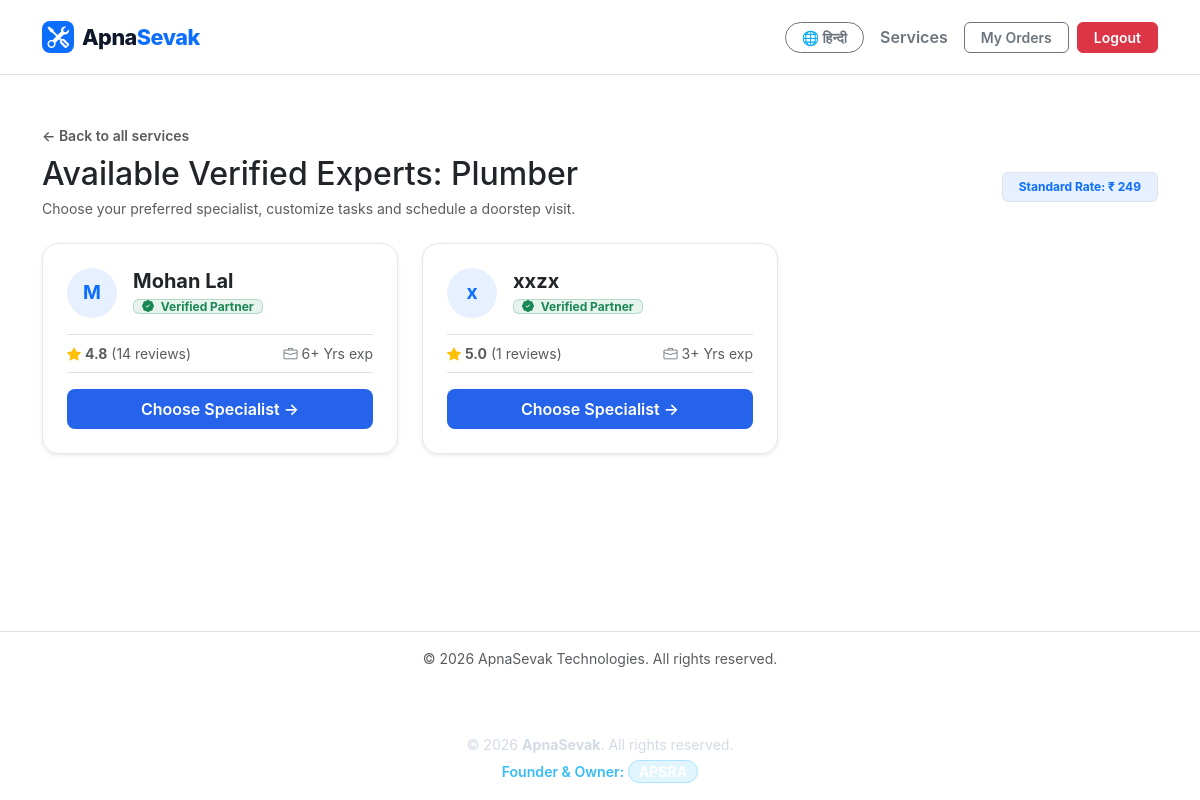
The page /service/plumber/providers (signed in) on the database its author committed.
### app.py (models this page shows)
class User(db.Model):
    id = db.Column(db.Integer, primary_key=True)
    name = db.Column(db.String(100), nullable=False)
    phone = db.Column(db.String(15), nullable=False)
    email = db.Column(db.String(100), unique=True, nullable=False)
    role = db.Column(db.String(20), nullable=False)  # 'customer', 'provider', 'admin'
    skill_key = db.Column(db.String(50), nullable=True)
    rating = db.Column(db.String(10), default="5.0")
    rating_count = db.Column(db.Integer, default=1)
    experience = db.Column(db.String(20), default="3+ Yrs")
    password = db.Column(db.String(200), nullable=False)
    qr_code = db.Column(db.String(255), nullable=True, default="default_qr.png")
    bookings = db.relationship("Booking", backref="customer", foreign_keys="Booking.user_id", lazy=True)
    reviews_received = db.relationship("Review", backref="provider", foreign_keys="Review.provider_id", lazy=True)

### app.py (the view, shortened to what this page needs)
@app.route("/service/<service_key>/providers")
def service_providers(service_key):
    if "user_id" not in session:
        return redirect(url_for("gateway"))
    if session.get("user_role") in ["provider", "admin"]:
        return redirect(url_for("dashboard"))
    lang = session.get("lang", "en")
    all_localized = get_localized_services(lang)
    custom_svcs = Service.query.all()
    matching_custom = [
        cs for cs in custom_svcs
        if cs.category.lower().replace(" ", "_") == service_key or str(cs.id) == service_key
    ]
    sevaks = []
    service_obj = None
    if not service_obj:
        service_obj = next((s for s in all_localized if s["key"] == service_key), None)
        if service_obj:
            sevaks = User.query.filter_by(role="provider", skill_key=service_key).all()
    return render_template("sevak_list.html", service=service_obj, sevaks=sevaks, service_key=service_key)

### app.py (called while the page is built)
@app.context_processor
def inject_lang():
    lang = session.get("lang", "en")
    return {"t": TRANSLATIONS.get(lang, TRANSLATIONS["en"]), "current_lang": lang}

def get_localized_services(lang):
    localized = []
    for s in SERVICES_CATALOG:
        info = s.get(lang, s["en"])
        localized.append({
            "id": None,
            "key": s["key"],
            "title": info["title"],
            "category": info["category"],
            "desc": info["desc"],
            "price": s["price"],
            "tasks": info["tasks"]
        })
    return localized

### templates/sevak_list.html (shortened to what this page needs)
{% extends "base.html" %}
{% block content %}
<div class="container py-5">
    <div class="mb-4">
        <a href="/home" class="text-decoration-none text-muted small fw-semibold">
            &larr; {% if current_lang == 'hi' %}सभी सेवाओं पर वापस जाएं{% else %}Back to all services{% endif %}
        </a>
        <div class="d-flex align-items-center justify-content-between mt-2 flex-wrap gap-2">
            <div>
                <h2 class="fw-extrabold text-dark mb-1">
                    {% if current_lang == 'hi' %}
                        उपलब्ध कुशल विशेषज्ञ: {{ service.title }}
                    {% else %}
                        Available Verified Experts: {{ service.title }}
                    {% endif %}
                </h2>
                <p class="text-muted small mb-0">
                    {% if current_lang == 'hi' %}
                        अपने पसंदीदा प्रमाणित सेवक का चयन करें एवं समय निर्धारित करें।
                    {% else %}
                        Choose your preferred specialist, customize tasks and schedule a doorstep visit.
                    {% endif %}
                </p>
            </div>
            <span class="badge bg-primary bg-opacity-10 text-primary border px-3 py-2 fw-bold">
                {% if current_lang == 'hi' %}मानक दर: {{ service.price }}{% else %}Standard Rate: {{ service.price }}{% endif %}
            </span>
        </div>
    </div>
    <div class="row g-4">
        {% for sevak in sevaks %}
        <div class="col-md-6 col-lg-4">
            <div class="card h-100 border-0 shadow-sm rounded-4 p-4 bg-white" style="border: 1px solid #e2e8f0 !important;">
                <div class="d-flex align-items-center gap-3 mb-3">
                    <div class="rounded-circle bg-primary bg-opacity-10 text-primary fw-bold d-flex align-items-center justify-content-center" style="width: 50px; height: 50px; font-size: 1.2rem;">
                        {{ sevak.name[0] }}
                    </div>
                    <div>
                        <h5 class="fw-bold text-dark mb-0">{{ sevak.name }}</h5>
                        <span class="badge bg-success bg-opacity-10 text-success border border-success border-opacity-25 px-2 py-0 small">
                            <i class="bi bi-patch-check-fill me-1"></i>
                            {% if current_lang == 'hi' %}प्रमाणित सेवक{% else %}Verified Partner{% endif %}
                        </span>
                    </div>
                </div>
                <div class="d-flex justify-content-between py-2 border-top border-bottom mb-3 text-muted small">
                    <span>
                        <i class="bi bi-star-fill text-warning"></i>
                        <strong>{{ sevak.rating }}</strong>
                        ({% if current_lang == 'hi' %}{{ sevak.rating_count }} समीक्षाएं{% else %}{{ sevak.rating_count }} reviews{% endif %})
                    </span>
                    <span>
                        <i class="bi bi-briefcase text-secondary"></i>
                        {% if current_lang == 'hi' %}{{ sevak.experience }} अनुभव{% else %}{{ sevak.experience }} exp{% endif %}
                    </span>
                </div>
                <button type="button" class="btn btn-custom-primary w-100 fw-semibold py-2" data-bs-toggle="modal" data-bs-target="#bookModal{{ sevak.id }}">
                    {% if current_lang == 'hi' %}सेवक का चयन करें &rarr;{% else %}Choose Specialist &rarr;{% endif %}
                </button>
            </div>
        </div>
        {% endfor %}
    </div>
</div>
{% endblock %}

### templates/base.html (style rules this page uses)
:root { --primary-brand: #2563eb; --primary-hover: #1d4ed8; --dark-text: #0f172a; --border-subtle: #e2e8f0; }
body { font-family: -apple-system, BlinkMacSystemFont, "Segoe UI", Roboto, Helvetica, Arial, sans-serif; margin: 0; padding: 0; }
.btn-custom-primary { background-color: var(--primary-brand); color: #ffffff; border: none; border-radius: 8px; padding: 8px 18px; transition: all 0.2s ease; }

### rows shown on the page
User: name "M", name "Mohan Lal", rating "4.8", rating_count "14", experience "6+ Yrs"
User: name "x", name "xxzx", rating "5.0", rating_count "1", experience "3+ Yrs"

### other values the page prints
{{ t.switch_lang }} "हिन्दी"
{{ t.services }} "Services"
{{ t.orders }} "My Orders"
{{ t.logout }} "Logout"
{{ service.title }} "Plumber"
{{ service.price }} "₹ 249"
